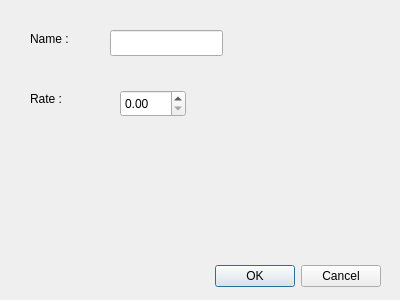
<?xml version="1.0" encoding="UTF-8"?>
<ui version="4.0">
 <class>AddVehicleDialog</class>
 <widget class="QDialog" name="AddVehicleDialog">
  <property name="geometry">
   <rect>
    <x>0</x>
    <y>0</y>
    <width>400</width>
    <height>300</height>
   </rect>
  </property>
  <property name="windowTitle">
   <string>Dialog</string>
  </property>
  <widget class="QDialogButtonBox" name="buttonBox">
   <property name="geometry">
    <rect>
     <x>40</x>
     <y>260</y>
     <width>341</width>
     <height>32</height>
    </rect>
   </property>
   <property name="orientation">
    <enum>Qt::Orientation::Horizontal</enum>
   </property>
   <property name="standardButtons">
    <set>QDialogButtonBox::StandardButton::Cancel|QDialogButtonBox::StandardButton::Ok</set>
   </property>
  </widget>
  <widget class="QLineEdit" name="nameEdit">
   <property name="geometry">
    <rect>
     <x>110</x>
     <y>30</y>
     <width>113</width>
     <height>26</height>
    </rect>
   </property>
  </widget>
  <widget class="QDoubleSpinBox" name="rateEdit">
   <property name="geometry">
    <rect>
     <x>120</x>
     <y>90</y>
     <width>66</width>
     <height>27</height>
    </rect>
   </property>
  </widget>
  <widget class="QLabel" name="nameLabel">
   <property name="geometry">
    <rect>
     <x>30</x>
     <y>30</y>
     <width>66</width>
     <height>18</height>
    </rect>
   </property>
   <property name="text">
    <string>Name :</string>
   </property>
  </widget>
  <widget class="QLabel" name="rateLabel">
   <property name="geometry">
    <rect>
     <x>30</x>
     <y>90</y>
     <width>66</width>
     <height>18</height>
    </rect>
   </property>
   <property name="text">
    <string>Rate :</string>
   </property>
  </widget>
 </widget>
 <resources/>
 <connections>
  <connection>
   <sender>buttonBox</sender>
   <signal>accepted()</signal>
   <receiver>AddVehicleDialog</receiver>
   <slot>accept()</slot>
   <hints>
    <hint type="sourcelabel">
     <x>248</x>
     <y>254</y>
    </hint>
    <hint type="destinationlabel">
     <x>157</x>
     <y>274</y>
    </hint>
   </hints>
  </connection>
  <connection>
   <sender>buttonBox</sender>
   <signal>rejected()</signal>
   <receiver>AddVehicleDialog</receiver>
   <slot>reject()</slot>
   <hints>
    <hint type="sourcelabel">
     <x>316</x>
     <y>260</y>
    </hint>
    <hint type="destinationlabel">
     <x>286</x>
     <y>274</y>
    </hint>
   </hints>
  </connection>
 </connections>
</ui>
